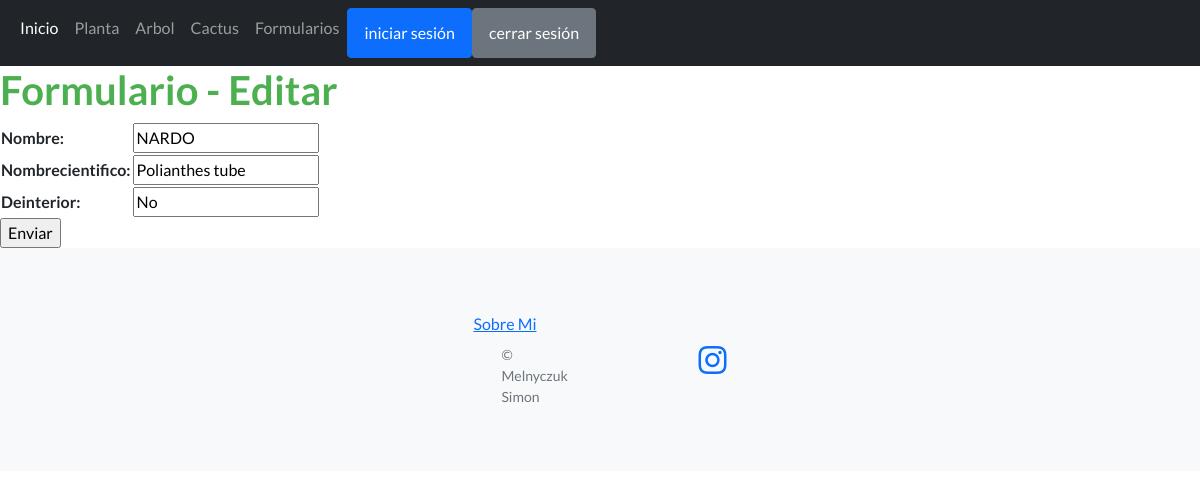
The app's page /editarPlanta/NARDO/ with its own data.
### CoderApp/models.py (models this page shows, shortened)
class Planta(models.Model):
    nombre = models.CharField(max_length=40)
    nombreCientifico = models.CharField(max_length=40)
    deInterior = models.CharField(max_length=40)

### CoderApp/views.py (the view)
# urls.py: path('editarPlanta/<planta_nombre>/', views.editarPlanta, name="editarPlanta"),
def editarPlanta(request, planta_nombre):
      planta = Planta.objects.get(nombre=planta_nombre)
      if request.method == 'POST':
            miFormulario = PlantaFormulario(request.POST)
            print(miFormulario)
            if miFormulario.is_valid:
                  informacion = miFormulario.cleaned_data
                  planta.nombre = informacion['nombre']
                  planta.nombreCientifico = informacion['nombreCientifico']
                  planta.deInterior= informacion['deInterior']
                  planta.save()
                  return render(request, "inicio.html")
      else:
            miFormulario= PlantaFormulario(initial={'nombre': planta.nombre, 'nombreCientifico':planta.nombreCientifico ,
            'deInterior':planta.deInterior})
      return render(request, "editarPlanta.html", {"miFormulario":miFormulario, "planta_nombre":planta_nombre})

### CoderApp/forms.py
class PlantaFormulario(forms.Form):
    nombre = forms.CharField(max_length=40)
    nombreCientifico = forms.CharField(max_length=40)
    deInterior = forms.CharField(max_length=40)

### CoderApp/Templates/editarPlanta.html (shortened to what this page needs)
{% extends "padre.html" %}
{% load static %}
{% block contenidoQueCambia %}
    <h1>Formulario - Editar</h1>
    <form action="" method="post">{% csrf_token %}
        <table>
            {{ miFormulario.as_table }}
        </table>
        <input type="submit", value="Enviar">
    </form>
{% endblock %}

### records on screen
Planta: nombre "NARDO", nombreCientifico "Polianthes tube", deInterior "No"
